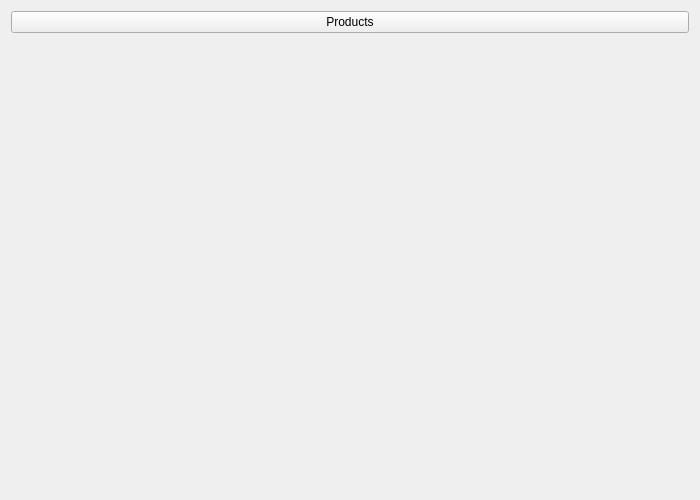
<?xml version="1.0" encoding="UTF-8"?>
<ui version="4.0">
 <class>AdminMainWindow</class>
 <widget class="QWidget" name="AdminMainWindow">
  <property name="geometry">
   <rect>
    <x>0</x>
    <y>0</y>
    <width>700</width>
    <height>500</height>
   </rect>
  </property>
  <property name="windowTitle">
   <string>Admin Panel</string>
  </property>
  <layout class="QVBoxLayout" name="verticalLayout">
   <item>
    <layout class="QHBoxLayout" name="navLayout">
     <item>
      <widget class="QPushButton" name="productsButton">
       <property name="sizePolicy">
        <sizepolicy hsizetype="MinimumExpanding" vsizetype="Fixed">
         <horstretch>0</horstretch>
         <verstretch>0</verstretch>
        </sizepolicy>
       </property>
       <property name="text">
        <string>Products</string>
       </property>
      </widget>
     </item>
    </layout>
   </item>
   <item>
    <widget class="QStackedWidget" name="stackedWidget">
     <property name="currentIndex">
      <number>-1</number>
     </property>
    </widget>
   </item>
  </layout>
 </widget>
 <resources/>
 <connections/>
</ui>
